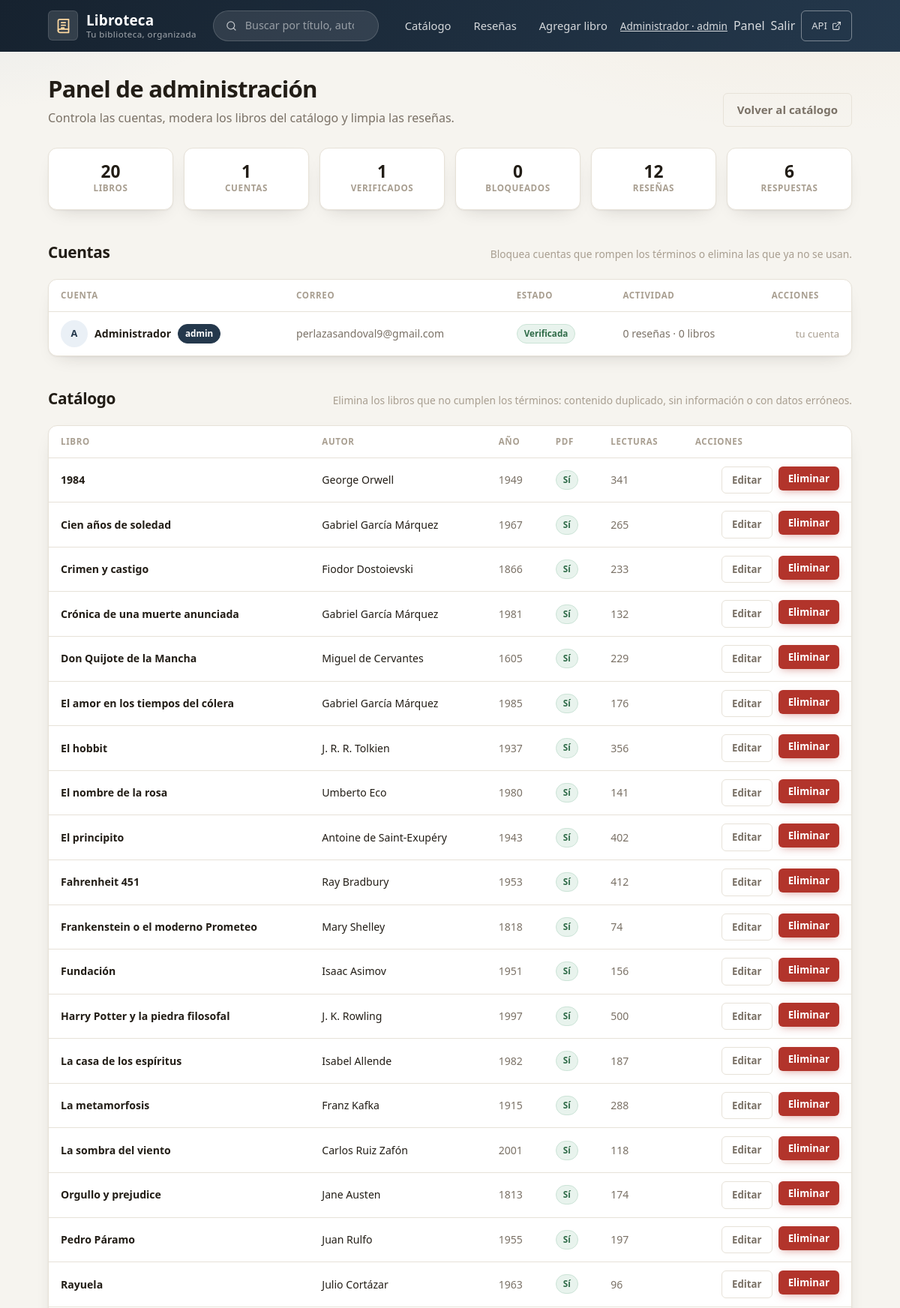
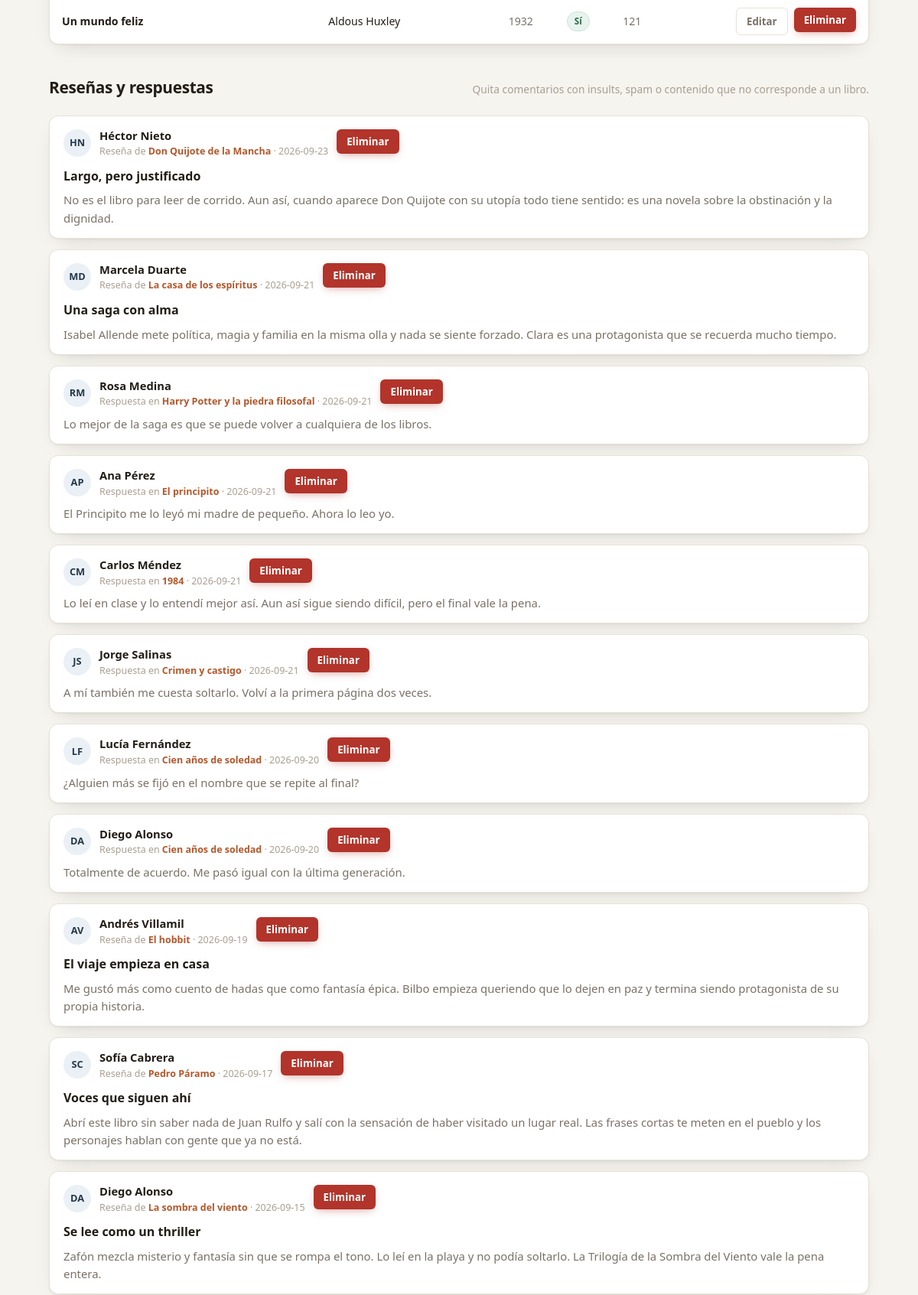
Page /admin (signed in, upper part) on the committed database (2 pictures, top to bottom).
### tables this page shows
CREATE TABLE usuarios (
                id INTEGER PRIMARY KEY AUTOINCREMENT,
                nombre TEXT NOT NULL,
                correo TEXT NOT NULL UNIQUE,
                clave_hash TEXT NOT NULL DEFAULT '',
                google_id TEXT UNIQUE,
                avatar_url TEXT NOT NULL DEFAULT '',
                verificado INTEGER NOT NULL DEFAULT 0,
                es_admin INTEGER NOT NULL DEFAULT 0,
                codigo_verificacion TEXT NOT NULL DEFAULT '',
                creado_en TEXT NOT NULL DEFAULT ''
            , bloqueado INTEGER NOT NULL DEFAULT 0);

CREATE TABLE libros (
                id INTEGER PRIMARY KEY AUTOINCREMENT,
                titulo TEXT NOT NULL,
                autor TEXT NOT NULL,
                genero TEXT NOT NULL,
                anio_publicacion INTEGER NOT NULL,
                descripcion TEXT NOT NULL DEFAULT '',
                imagen TEXT NOT NULL DEFAULT '',
                pdf TEXT NOT NULL DEFAULT '',
                favorito INTEGER NOT NULL DEFAULT 0
            , lecturas INTEGER NOT NULL DEFAULT 0, usuario_id INTEGER);

CREATE TABLE resenas (
                id INTEGER PRIMARY KEY AUTOINCREMENT,
                libro_id INTEGER NOT NULL,
                usuario_id INTEGER,
                autor_nombre TEXT NOT NULL,
                calificacion INTEGER NOT NULL,
                titulo TEXT NOT NULL DEFAULT '',
                texto TEXT NOT NULL,
                creado_en TEXT NOT NULL DEFAULT '', respuesta_a INTEGER,
                FOREIGN KEY (libro_id) REFERENCES libros (id) ON DELETE CASCADE,
                FOREIGN KEY (usuario_id) REFERENCES usuarios (id) ON DELETE SET NULL
            );

### routes.py (the view)
@web_bp.route("/admin")
@admin_required
def admin_panel():
    return render_template(
        "admin.html",
        stats=models.admin_stats(),
        usuarios=[dict(u) for u in models.list_users()],
        libros=[dict(b) for b in models.list_books()],
        resenas=[
            dict(r)
            for r in models.list_reviews()
        ],
    )

### app.py (called while the page is built)
def make_initials(name):
    parts = [p for p in str(name or "").split()]
    if not parts:
        return "?"
    return (parts[0][0] + (parts[-1][0] if len(parts) > 1 else "")).upper()

@app.context_processor
def inject_current_user():
    return {"current_user": current_user()}

### auth.py (called while the page is built)
def current_user():
    user_id = session.get("user_id")
    if not user_id:
        return None
    user = models.get_user(user_id)
    if not user:
        session.clear()
        return None
    return user

def login_required(view):
    @wraps(view)
    def wrapper(*args, **kwargs):
        if current_user() is None:
            flash("Inicia sesión para continuar.", "error")
            return redirect(url_for("auth.login", next=request.path))
        return view(*args, **kwargs)
    return wrapper

### models.py (called while the page is built, shortened)
def connect():
    conn = sqlite3.connect(DATABASE)
    conn.row_factory = sqlite3.Row
    return conn

def list_books(search=None):
    conn = connect()
    if search:
        like = f"%{search}%"
        rows = conn.execute(
            """
            SELECT * FROM libros
            WHERE titulo LIKE ? OR autor LIKE ? OR genero LIKE ? OR descripcion LIKE ?
            ORDER BY titulo COLLATE NOCASE
            """,
            (like, like, like, like),
        ).fetchall()
    else:
        rows = conn.execute(
            "SELECT * FROM libros ORDER BY titulo COLLATE NOCASE"
        ).fetchall()
    conn.close()
    return rows

def get_user(user_id):
    conn = connect()
    row = conn.execute("SELECT * FROM usuarios WHERE id = ?", (user_id,)).fetchone()
    conn.close()
    return row

def list_reviews(book_id=None):
    conn = connect()
    if book_id is None:
        rows = conn.execute(
            """
            SELECT r.*, l.titulo AS libro_titulo, l.autor AS libro_autor, l.imagen AS libro_imagen
            FROM resenas r
            JOIN libros l ON l.id = r.libro_id
            ORDER BY r.creado_en DESC, r.id DESC
            """
        ).fetchall()
    conn.close()
    return rows

def list_users():
    conn = connect()
    rows = conn.execute(
        """
        SELECT u.*,
            (SELECT COUNT(*) FROM resenas WHERE usuario_id = u.id) AS total_resenas,
            (SELECT COUNT(*) FROM libros WHERE usuario_id = u.id) AS total_libros
        FROM usuarios u
        ORDER BY u.creado_en DESC, u.id DESC
        """
    ).fetchall()
    conn.close()
    return rows

### templates/admin.html (shortened to what this page needs)
{% extends "base.html" %}
{% block content %}
<section class="page-head">
  <div class="page-head-text">
    <h1>Panel de administración</h1>
    <p>Controla las cuentas, modera los libros del catálogo y limpia las reseñas.</p>
  </div>
  <a class="btn btn--ghost" href="{{ url_for('web.index') }}">Volver al catálogo</a>
</section>
<section class="admin-stats">
  <div class="stat"><span class="stat-value">{{ stats.libros }}</span><span class="stat-label">Libros</span></div>
  <div class="stat"><span class="stat-value">{{ stats.usuarios }}</span><span class="stat-label">Cuentas</span></div>
  <div class="stat"><span class="stat-value">{{ stats.verificados }}</span><span class="stat-label">Verificados</span></div>
  <div class="stat"><span class="stat-value">{{ stats.bloqueados }}</span><span class="stat-label">Bloqueados</span></div>
  <div class="stat"><span class="stat-value">{{ stats.resenas }}</span><span class="stat-label">Reseñas</span></div>
  <div class="stat"><span class="stat-value">{{ stats.respuestas }}</span><span class="stat-label">Respuestas</span></div>
</section>
<section class="admin-block" id="cuentas">
  <header class="section-head">
    <h2>Cuentas</h2>
    <p class="section-sub">Bloquea cuentas que rompen los términos o elimina las que ya no se usan.</p>
  </header>
  <div class="table-wrap">
    <table class="admin-table">
      <thead>
        <tr>
          <th>Cuenta</th>
          <th>Correo</th>
          <th>Estado</th>
          <th>Actividad</th>
          <th class="ta-right">Acciones</th>
        </tr>
      </thead>
      <tbody>
        {% for usuario in usuarios %}
        <tr>
          <td>
            <span class="cell-user">
              <span class="review-avatar">{{ initials(usuario['nombre']) }}</span>
              {{ usuario['nombre'] }}
              {% if usuario['es_admin'] %}<span class="tag tag--admin">admin</span>{% endif %}
            </span>
          </td>
          <td class="cell-mail">{{ usuario['correo'] }}</td>
          <td>
            {% if usuario['bloqueado'] %}
              <span class="tag tag--warn">Bloqueada</span>
            {% elif usuario['verificado'] %}
              <span class="tag tag--ok">Verificada</span>
            {% else %}
              <span class="tag">Sin verificar</span>
            {% endif %}
          </td>
          <td class="cell-num">
            {{ usuario['total_resenas'] }} reseña{{ 's' if usuario['total_resenas'] != 1 else '' }} ·
            {{ usuario['total_libros'] }} libro{{ 's' if usuario['total_libros'] != 1 else '' }}
          </td>
          <td class="ta-right">
            <div class="row-actions">
              {% if usuario['id'] != current_user['id'] %}
                <form method="post" action="{{ url_for('web.admin_block_user', user_id=usuario['id']) }}">
                  <button type="submit" class="btn btn--ghost btn--sm">
                    {{ 'Desbloquear' if usuario['bloqueado'] else 'Bloquear' }}
                  </button>
                </form>
                <form method="post" action="{{ url_for('web.admin_delete_user', user_id=usuario['id']) }}"
                      data-confirm="¿Eliminar la cuenta de {{ usuario['nombre'] }}? Se borran sus reseñas y favoritos.">
                  <button type="submit" class="btn btn--danger btn--sm">Eliminar</button>
                </form>
              {% else %}
                <span class="cell-muted">tu cuenta</span>
              {% endif %}
            </div>
          </td>
        </tr>
        {% endfor %}
      </tbody>
    </table>
  </div>
</section>
<section class="admin-block" id="catalogo">
  <header class="section-head">
    <h2>Catálogo</h2>
    <p class="section-sub">Elimina los libros que no cumplen los términos: contenido duplicado, sin información o con datos erróneos.</p>
  </header>
  <div class="table-wrap">
    <table class="admin-table">
      <thead>
        <tr>
          <th>Libro</th>
          <th>Autor</th>
          <th>Año</th>
          <th>PDF</th>
          <th>Lecturas</th>
          <th class="ta-right">Acciones</th>
        </tr>
      </thead>
      <tbody>
        {% for book in libros %}
        <tr>
          <td>
            <a class="cell-link" href="{{ url_for('web.book_detail', book_id=book['id']) }}">{{ book['titulo'] }}</a>
          </td>
          <td>{{ book['autor'] }}</td>
          <td class="cell-num">{{ book['anio_publicacion'] }}</td>
          <td>{% if book['pdf'] %}<span class="tag tag--ok">Sí</span>{% else %}<span class="tag tag--warn">No</span>{% endif %}</td>
          <td class="cell-num">{{ book['lecturas'] }}</td>
          <td class="ta-right">
            <div class="row-actions">
              <a class="btn btn--ghost btn--sm" href="{{ url_for('web.edit_book', book_id=book['id']) }}">Editar</a>
              <form method="post" action="{{ url_for('web.admin_delete_book', book_id=book['id']) }}"
                    data-confirm="¿Eliminar «{{ book['titulo'] }}» del catálogo?">
                <button type="submit" class="btn btn--danger btn--sm">Eliminar</button>
              </form>
            </div>
          </td>
        </tr>
        {% endfor %}
      </tbody>
    </table>
  </div>
</section>
<section class="admin-block" id="moderacion">
  <header class="section-head">
    <h2>Reseñas y respuestas</h2>
    <p class="section-sub">Quita comentarios con insults, spam o contenido que no corresponde a un libro.</p>
  </header>
  {% if resenas %}
    <ul class="review-list">
      {% for review in resenas %}
      <li class="review-item review-item--row">
        <div class="review-item-head">
          <span class="review-avatar">{{ initials(review['autor_nombre']) }}</span>
          <div>
            <p class="review-author">{{ review['autor_nombre'] }}</p>
            <p class="review-date">
              {% if review['respuesta_a'] %}
                Respuesta en
              {% else %}
                Reseña de
              {% endif %}
              <a class="cta-link" href="{{ url_for('web.book_detail', book_id=review['libro_id']) }}">{{ review['libro_titulo'] }}</a>
              · {{ review['creado_en'][:10] }}
            </p>
          </div>
          <form method="post" action="{{ url_for('web.admin_delete_review', review_id=review['id']) }}"
                data-confirm="¿Eliminar esta publicación?">
            <button type="submit" class="btn btn--danger btn--sm">Eliminar</button>
          </form>
        </div>
        {% if review['titulo'] %}<h3 class="review-title">{{ review['titulo'] }}</h3>{% endif %}
        <p class="review-text">{{ review['texto'] }}</p>
      </li>
      {% endfor %}
    </ul>
  {% else %}
    <div class="empty-state empty-state--compact">
      <h3>No hay reseñas publicadas</h3>
      <p>Cuando los lectores opinen, aquí podrás moderarlas.</p>
    </div>
  {% endif %}
</section>
{% endblock %}

### templates/base.html (shortened to what this page needs)
<!DOCTYPE html>
<html lang="es">
<head>
  <link rel="stylesheet" href="{{ url_for('static', filename='style.css') }}">
</head>
<body>
  <header class="site-header">
    <div class="container header-inner">
      <a class="brand" href="{{ url_for('web.index') }}">
        <span class="brand-mark" aria-hidden="true">
          <svg viewBox="0 0 24 24" width="21" height="21" fill="none" stroke="currentColor" stroke-width="2" stroke-linecap="round" stroke-linejoin="round">
            <path d="M4 19.5A2.5 2.5 0 0 1 6.5 17H20"/>
            <path d="M6.5 2H20v20H6.5A2.5 2.5 0 0 1 4 19.5v-15A2.5 2.5 0 0 1 6.5 2z"/>
            <path d="M9 7h6M9 11h6M9 15h4"/>
          </svg>
        </span>
        <span class="brand-text">
          <strong>Libroteca</strong>
          <small>Tu biblioteca, organizada</small>
        </span>
      </a>
      <form class="nav-search" method="get" action="{{ url_for('web.index') }}" role="search">
        <svg viewBox="0 0 24 24" width="17" height="17" fill="none" stroke="currentColor" stroke-width="2" stroke-linecap="round" stroke-linejoin="round" aria-hidden="true">
          <circle cx="11" cy="11" r="8"/><line x1="21" y1="21" x2="16.65" y2="16.65"/>
        </svg>
        <input type="search" name="q" value="{{ request.args.get('q', '') }}"
               placeholder="Buscar por título, autor o género…" aria-label="Buscar libros">
      </form>
      <nav id="main-nav-drawer" class="main-nav" aria-label="Navegación principal">
        <a class="nav-link {{ 'is-active' if request.path == url_for('web.index') }}" href="{{ url_for('web.index') }}">Catálogo</a>
        <a class="nav-link {{ 'is-active' if request.path == url_for('web.resenas') }}" href="{{ url_for('web.resenas') }}">Reseñas</a>
        <a class="nav-link {{ 'is-active' if request.path == url_for('web.add_book') }}" href="{{ url_for('web.add_book') }}">Agregar libro</a>
        {% if current_user %}
          <form class="nav-form" method="post" action="{{ url_for('auth.logout') }}">
            <a class="nav-user" href="{{ url_for('web.mi_cuenta') }}" title="{{ current_user['correo'] }}">
              {{ current_user['nombre'] }}{% if current_user['es_admin'] %} · admin{% endif %}
            </a>
            {% if current_user['es_admin'] %}
              <a class="nav-link nav-link--button" href="{{ url_for('web.admin_panel') }}">Panel</a>
            {% endif %}
            <button type="submit" class="nav-link nav-link--button">Salir</button>
          </form>
        {% else %}
          <a class="nav-link" href="{{ url_for('auth.login') }}">Ingresar</a>
        {% endif %}
        <a class="nav-link nav-link-api" href="/api/books" target="_blank" rel="noopener" title="Ver la API RESTful en JSON">
          API
          <svg viewBox="0 0 24 24" width="13" height="13" fill="none" stroke="currentColor" stroke-width="2" stroke-linecap="round" stroke-linejoin="round" aria-hidden="true">
            <path d="M18 13v6a2 2 0 0 1-2 2H5a2 2 0 0 1-2-2V8a2 2 0 0 1 2-2h6"/><polyline points="15 3 21 3 21 9"/><line x1="10" y1="14" x2="21" y2="3"/>
          </svg>
        </a>
      </nav>
    </div>
  </header>
  <main class="container">
    {% block content %}{% endblock %}
  </main>
</body>
</html>

### rows in the picture
usuarios: nombre "Administrador", nombre "A", es_admin "admin", correo "perlazasandoval9@gmail.com", verificado "Verificada", total_resenas "0", total_resenas "s", total_libros "0", total_libros "s", shows "tu cuenta"
libros: titulo "1984", autor "George Orwell", anio_publicacion "1949", pdf "Sí", lecturas "341"
libros: titulo "Cien años de soledad", autor "Gabriel García Márquez", anio_publicacion "1967", shows "Sí", lecturas "265"
libros: titulo "Crimen y castigo", autor "Fiodor Dostoievski", anio_publicacion "1866", shows "Sí", lecturas "233"
libros: titulo "Crónica de una muerte anunciada", autor "Gabriel García Márquez", anio_publicacion "1981", shows "Sí", lecturas "132"
libros: titulo "Don Quijote de la Mancha", autor "Miguel de Cervantes", anio_publicacion "1605", shows "Sí", lecturas "229"
libros: titulo "El amor en los tiempos del cólera", autor "Gabriel García Márquez", anio_publicacion "1985", shows "Sí", lecturas "176"
libros: titulo "El hobbit", autor "J. R. R. Tolkien", anio_publicacion "1937", shows "Sí", lecturas "356"
libros: titulo "El nombre de la rosa", autor "Umberto Eco", anio_publicacion "1980", shows "Sí", lecturas "141"
libros: titulo "El principito", autor "Antoine de Saint-Exupéry", anio_publicacion "1943", shows "Sí", lecturas "402"
libros: titulo "Fahrenheit 451", autor "Ray Bradbury", anio_publicacion "1953", shows "Sí", lecturas "412"
libros: titulo "Frankenstein o el moderno Prometeo", autor "Mary Shelley", anio_publicacion "1818", shows "Sí", lecturas "74"
libros: titulo "Fundación", autor "Isaac Asimov", anio_publicacion "1951", shows "Sí", lecturas "156"
libros: titulo "Harry Potter y la piedra filosofal", autor "J. K. Rowling", anio_publicacion "1997", shows "Sí", lecturas "500"
libros: titulo "La casa de los espíritus", autor "Isabel Allende", anio_publicacion "1982", shows "Sí", lecturas "187"
libros: titulo "La metamorfosis", autor "Franz Kafka", anio_publicacion "1915", shows "Sí", lecturas "288"
libros: titulo "La sombra del viento", autor "Carlos Ruiz Zafón", anio_publicacion "2001", shows "Sí", lecturas "118"
libros: titulo "Orgullo y prejudice", autor "Jane Austen", anio_publicacion "1813", shows "Sí", lecturas "174"
libros: titulo "Pedro Páramo", autor "Juan Rulfo", anio_publicacion "1955", shows "Sí", lecturas "197"
libros: titulo "Rayuela", autor "Julio Cortázar", anio_publicacion "1963", pdf "Sí", lecturas "96"
libros: titulo "Un mundo feliz", autor "Aldous Huxley", anio_publicacion "1932", shows "Sí", lecturas "121"
resenas: autor_nombre "HN", autor_nombre "Héctor Nieto", shows "Reseña de", libro_titulo "Don Quijote de la Mancha", creado_en "2026-09-23", titulo "Largo, pero justificado", texto "No es el libro para leer de corrido. Aun así, cuando aparece Don Quijote con su utopía todo tiene sentido: es una novela sobre la obstinación y la dignidad."
resenas: autor_nombre "MD", autor_nombre "Marcela Duarte", shows "Reseña de", libro_titulo "La casa de los espíritus", creado_en "2026-09-21", titulo "Una saga con alma", texto "Isabel Allende mete política, magia y familia en la misma olla y nada se siente forzado. Clara es una protagonista que se recuerda mucho tiempo."
resenas: autor_nombre "RM", autor_nombre "Rosa Medina", respuesta_a "Respuesta en", libro_titulo "Harry Potter y la piedra filosofal", creado_en "2026-09-21", texto "Lo mejor de la saga es que se puede volver a cualquiera de los libros."
resenas: autor_nombre "AP", autor_nombre "Ana Pérez", respuesta_a "Respuesta en", libro_titulo "El principito", creado_en "2026-09-21", texto "El Principito me lo leyó mi madre de pequeño. Ahora lo leo yo."
resenas: autor_nombre "CM", autor_nombre "Carlos Méndez", respuesta_a "Respuesta en", libro_titulo "1984", creado_en "2026-09-21", texto "Lo leí en clase y lo entendí mejor así. Aun así sigue siendo difícil, pero el final vale la pena."
resenas: autor_nombre "JS", autor_nombre "Jorge Salinas", respuesta_a "Respuesta en", libro_titulo "Crimen y castigo", creado_en "2026-09-21", texto "A mí también me cuesta soltarlo. Volví a la primera página dos veces."
resenas: autor_nombre "LF", autor_nombre "Lucía Fernández", respuesta_a "Respuesta en", libro_titulo "Cien años de soledad", creado_en "2026-09-20", texto "¿Alguien más se fijó en el nombre que se repite al final?"
resenas: autor_nombre "DA", autor_nombre "Diego Alonso", respuesta_a "Respuesta en", libro_titulo "Cien años de soledad", creado_en "2026-09-20", texto "Totalmente de acuerdo. Me pasó igual con la última generación."
resenas: autor_nombre "AV", autor_nombre "Andrés Villamil", shows "Reseña de", libro_titulo "El hobbit", creado_en "2026-09-19", titulo "El viaje empieza en casa", texto "Me gustó más como cuento de hadas que como fantasía épica. Bilbo empieza queriendo que lo dejen en paz y termina siendo protagonista de su propia historia."
resenas: autor_nombre "SC", autor_nombre "Sofía Cabrera", shows "Reseña de", libro_titulo "Pedro Páramo", creado_en "2026-09-17", titulo "Voces que siguen ahí", texto "Abrí este libro sin saber nada de Juan Rulfo y salí con la sensación de haber visitado un lugar real. Las frases cortas te meten en el pueblo y los personajes hablan con gente que ya no está."
resenas: autor_nombre "DA", autor_nombre "Diego Alonso", shows "Reseña de", libro_titulo "La sombra del viento", creado_en "2026-09-15", titulo "Se lee como un thriller", texto "Zafón mezcla misterio y fantasía sin que se rompa el tono. Lo leí en la playa y no podía soltarlo. La Trilogía de la Sombra del Viento vale la pena entera."

### other values in the picture
{{ stats.libros }} "20"
{{ stats.usuarios }} "1"
{{ stats.verificados }} "1"
{{ stats.bloqueados }} "0"
{{ stats.resenas }} "12"
{{ stats.respuestas }} "6"
